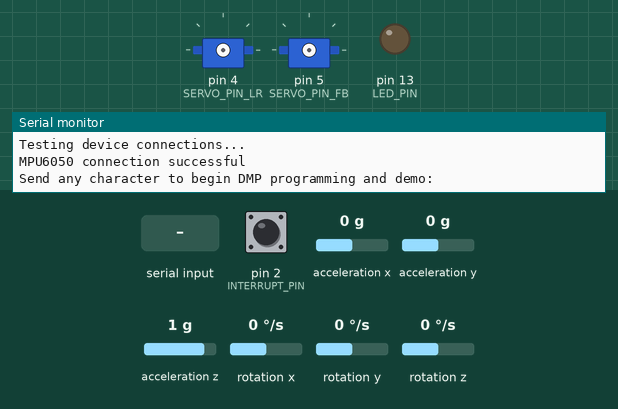
Recording of a sketch running on a simulated Arduino Uno, built with avr-gcc and run on an emulated ATmega328P. On the bench: 2 × servo, output pins drawn as LEDs (lit = HIGH), the last lines printed to the serial monitor. Dashed ring = blinking. Inputs (shaded band) come from the test bench; at power-on: acceleration x 0 g, acceleration y 0 g, acceleration z 1 g, pin 2 (INTERRUPT_PIN) LOW, rotation x 0 °/s, rotation y 0 °/s, rotation z 0 °/s. The sensor or clock chip raises its interrupt line as the real part does.

Above: at 0.9 s.
1.0 s: "1\n" received over Serial
At 1.6 s:
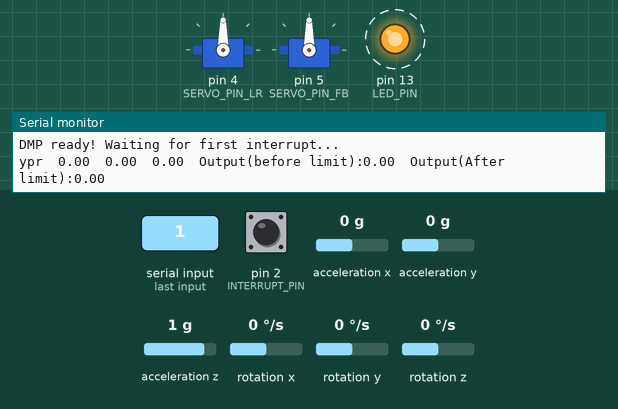
4.0 s: acceleration x set to -1.4 g
At 4.28 s:
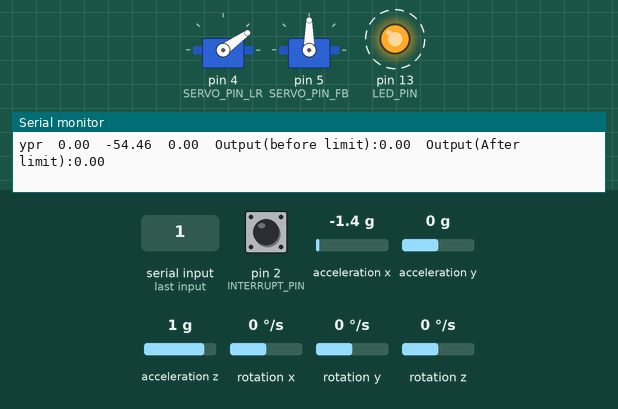
7.0 s: acceleration y set to -1.4 g
At 7.17 s:
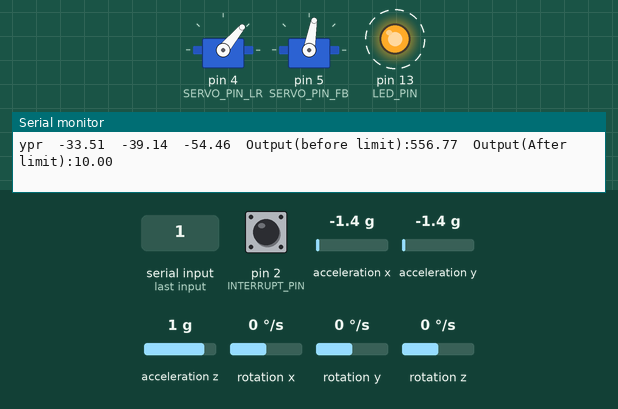
10.0 s: acceleration x set to -0.8 g
At 10.3 s:
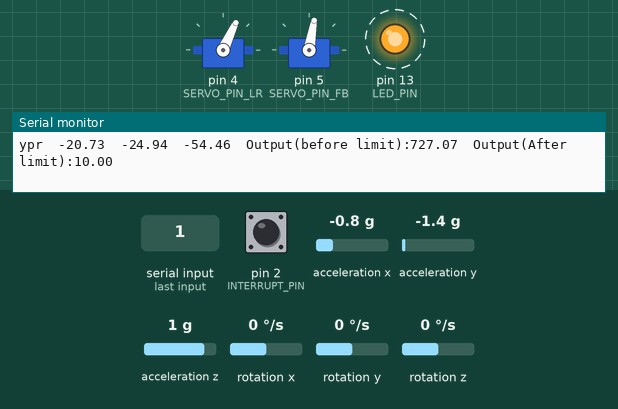
13.0 s: acceleration y set to 0.8 g
At 13.2 s:
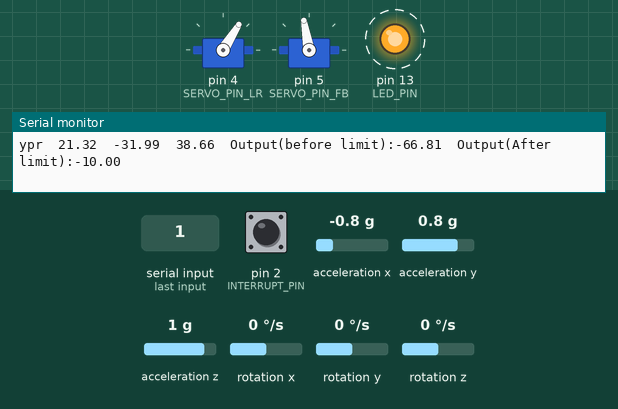
16.0 s: acceleration z set to -1.4 g
At 16.33 s:
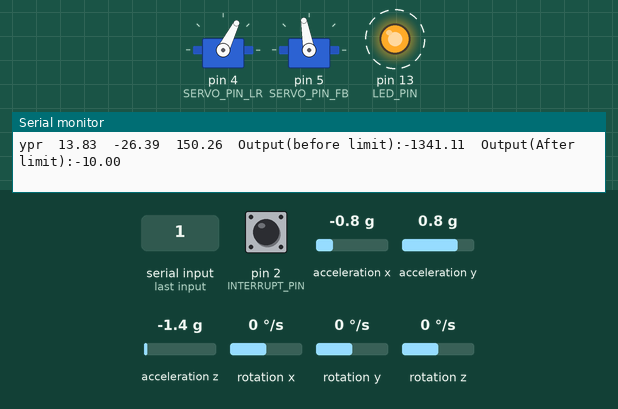
Timing chart, 0 to 20.0 s (numbered marks = the images above; inputs shaded):
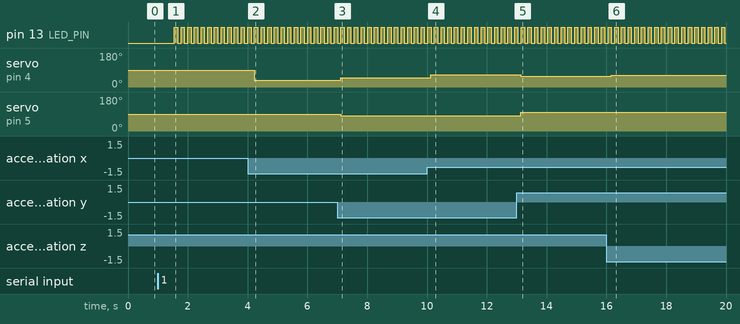

Measured:
- after the input at 1.0 s, pin 13 (LED_PIN): alternates HIGH for 0.11 s and LOW for 0.11 s, starting after 0.54 s
- after the input at 4.0 s, servo on pin 4 (SERVO_PIN_LR): 90° → 35° after 0.22 s
- after the input at 7.0 s, servo on pin 4 (SERVO_PIN_LR): 35° → 50° after 0.11 s; servo on pin 5 (SERVO_PIN_FB): 90° → 80° after 0.11 s
- after the input at 10.0 s, servo on pin 4 (SERVO_PIN_LR): 50° → 65° after 0.13 s
- after the input at 13.0 s, servo on pin 4 (SERVO_PIN_LR): 65° → 58° after 0.14 s; servo on pin 5 (SERVO_PIN_FB): 80° → 100° after 0.14 s
- after the input at 16.0 s, servo on pin 4 (SERVO_PIN_LR): 58° → 63° after 0.16 s

The sketch:

Accelerometer_Gyroscope_Implementation_MK_3.ino.ino
```cpp
/*----------------------------------------
 * Accelerometer_Gyroscope_Implementation_Mk_3.ino
 * Thrust Vectoring Rocket Project
 * by Tom De Vries
 * Version 1 (07/22/2020) Arduino 1.8.12
 *      Combined accelerometer code with (Servo_diamond_move.ino) to make the test stand adjust angle depending on the angle of the MPU6050 accelerometer
 *      The Stand follows the movement of the accelerometer
 *      https://howtomechatronics.com/tutorials/arduino/arduino-and-mpu6050-accelerometer-and-gyroscope-tutorial/
 *
 * Version 2 (07/23/2020) Arduino 1.8.12
 *      Implemented PID Controller raw code to make the stand attempt to correct the rockets movement back to center assuming the MPU6050 is attached to the rocket
 *      The Stand follows the movement of the accelerometer
 *      https://www.teachmemicro.com/arduino-pid-control-tutorial/
 *      https://playground.arduino.cc/Code/PIDLibrary/
 *
 * Version 3 (07/30/2020) Arduino 1.8.12
 *      Changed the code talking to the MPU 6050 to use I2C dev kit to talk to the onboard computer to do some calculations to stabalise the angle data coming form the chip
 *      Added the interupt wire onto the breadboard to support the I2C communication
 *      Used the second method of talking with the chip that involves the I2C dev library, This is Detailed on the (how to mechatronics link)
 *      https://howtomechatronics.com/tutorials/arduino/arduino-and-mpu6050-accelerometer-and-gyroscope-tutorial/
 * ---------------------------------------
 */


// ================================================================================================================================================================================================================================================================
// ===                     SERVO SETUP                            ===
// ================================================================================================================================================================================================================================================================

//library imports
#include <Wire.h>
#include <Servo.h>

#define SERVO_PIN_LR 4
#define SERVO_PIN_FB 5

Servo servo_LR;
Servo servo_FB;


//Angles
float roll, pitch, yaw;

//PID
unsigned long currentTime, previousTime;
double elapsedTime;
double error;
double lastError;
double input, output, setPoint;
double cumError, rateError;
//---------------------------------------------------------------------------------------
//                                    Constants
//---------------------------------------------------------------------------------------

//PID constants
double kp = 10;
double ki = .001;
double kd = 1;

//double kp = 10;
//double ki = .1;
//double kd = .000001;


// ================================================================================================================================================================================================================================================================
// ===                     I2C DEV                            ===
// ================================================================================================================================================================================================================================================================


// I2Cdev and MPU6050 must be installed as libraries, or else the .cpp/.h files
// for both classes must be in the include path of your project
#include "I2Cdev.h"

#include "MPU6050_6Axis_MotionApps20.h"
//#include "MPU6050.h" // not necessary if using MotionApps include file

// Arduino Wire library is required if I2Cdev I2CDEV_ARDUINO_WIRE implementation
// is used in I2Cdev.h
#if I2CDEV_IMPLEMENTATION == I2CDEV_ARDUINO_WIRE
    #include "Wire.h"
#endif

// class default I2C address is 0x68
// specific I2C addresses may be passed as a parameter here
// AD0 low = 0x68 (default for SparkFun breakout and InvenSense evaluation board)
// AD0 high = 0x69
MPU6050 mpu;
//MPU6050 mpu(0x69); // <-- use for AD0 high


// uncomment "OUTPUT_READABLE_YAWPITCHROLL" if you want to see the yaw/
// pitch/roll angles (in degrees) calculated from the quaternions coming
// from the FIFO. Note this also requires gravity vector calculations.
// Also note that yaw/pitch/roll angles suffer from gimbal lock (for
// more info, see: http://en.wikipedia.org/wiki/Gimbal_lock)
#define OUTPUT_READABLE_YAWPITCHROLL


#define INTERRUPT_PIN 2  // use pin 2 on Arduino Uno & most boards
#define LED_PIN 13 // (Arduino is 13, Teensy is 11, Teensy++ is 6)
bool blinkState = false;

// MPU control/status vars
bool dmpReady = false;  // set true if DMP init was successful
uint8_t mpuIntStatus;   // holds actual interrupt status byte from MPU
uint8_t devStatus;      // return status after each device operation (0 = success, !0 = error)
uint16_t packetSize;    // expected DMP packet size (default is 42 bytes)
uint16_t fifoCount;     // count of all bytes currently in FIFO
uint8_t fifoBuffer[64]; // FIFO storage buffer

// orientation/motion vars
Quaternion q;           // [w, x, y, z]         quaternion container
VectorInt16 aa;         // [x, y, z]            accel sensor measurements
VectorInt16 aaReal;     // [x, y, z]            gravity-free accel sensor measurements
VectorInt16 aaWorld;    // [x, y, z]            world-frame accel sensor measurements
VectorFloat gravity;    // [x, y, z]            gravity vector
float euler[3];         // [psi, theta, phi]    Euler angle container
float ypr[3];           // [yaw, pitch, roll]   yaw/pitch/roll container and gravity vector

// packet structure for InvenSense teapot demo
uint8_t teapotPacket[14] = { '$', 0x02, 0,0, 0,0, 0,0, 0,0, 0x00, 0x00, '\r', '\n' };


// ================================================================
// ===               INTERRUPT DETECTION ROUTINE                ===
// ================================================================

volatile bool mpuInterrupt = false;     // indicates whether MPU interrupt pin has gone high
void dmpDataReady() {
    mpuInterrupt = true;
}


void setup()
{
// ================================================================
// ===                 INITIAL MPU 6050 SETUP                   ===
// ================================================================

    // join I2C bus (I2Cdev library doesn't do this automatically)
    #if I2CDEV_IMPLEMENTATION == I2CDEV_ARDUINO_WIRE
        Wire.begin();
        Wire.setClock(400000); // 400kHz I2C clock. Comment this line if having compilation difficulties
    #elif I2CDEV_IMPLEMENTATION == I2CDEV_BUILTIN_FASTWIRE
        Fastwire::setup(400, true);
    #endif

    // initialize serial communication
    // (115200 chosen because it is required for Teapot Demo output, but it's
    // really up to you depending on your project)
    Serial.begin(19200);
    while (!Serial); // wait for Leonardo enumeration, others continue immediately

    // NOTE: 8MHz or slower host processors, like the Teensy @ 3.3V or Arduino
    // Pro Mini running at 3.3V, cannot handle this baud rate reliably due to
    // the baud timing being too misaligned with processor ticks. You must use
    // 38400 or slower in these cases, or use some kind of external separate
    // crystal solution for the UART timer.

    // initialize device
    Serial.println(F("Initializing I2C devices..."));
    mpu.initialize();
    pinMode(INTERRUPT_PIN, INPUT);

    // verify connection
    Serial.println(F("Testing device connections..."));
    Serial.println(mpu.testConnection() ? F("MPU6050 connection successful") : F("MPU6050 connection failed"));

    // wait for ready
    Serial.println(F("\nSend any character to begin DMP programming and demo: "));
    while (Serial.available() && Serial.read()); // empty buffer
    while (!Serial.available());                 // wait for data
    while (Serial.available() && Serial.read()); // empty buffer again

    // load and configure the DMP
    Serial.println(F("Initializing DMP..."));
    devStatus = mpu.dmpInitialize();

    // supply your own gyro offsets here, scaled for min sensitivity
    mpu.setXGyroOffset(220);
    mpu.setYGyroOffset(76);
    mpu.setZGyroOffset(-85);
    mpu.setZAccelOffset(1788); // 1688 factory default for my test chip

    // make sure it worked (returns 0 if so)
    if (devStatus == 0) {
        // Calibration Time: generate offsets and calibrate our MPU6050
        mpu.CalibrateAccel(6);
        mpu.CalibrateGyro(6);
        mpu.PrintActiveOffsets();
        // turn on the DMP, now that it's ready
        Serial.println(F("Enabling DMP..."));
        mpu.setDMPEnabled(true);

        // enable Arduino interrupt detection
        Serial.print(F("Enabling interrupt detection (Arduino external interrupt "));
        Serial.print(digitalPinToInterrupt(INTERRUPT_PIN));
        Serial.println(F(")..."));
        attachInterrupt(digitalPinToInterrupt(INTERRUPT_PIN), dmpDataReady, RISING);
        mpuIntStatus = mpu.getIntStatus();

        // set our DMP Ready flag so the main loop() function knows it's okay to use it
        Serial.println(F("DMP ready! Waiting for first interrupt..."));
        dmpReady = true;

        // get expected DMP packet size for later comparison
        packetSize = mpu.dmpGetFIFOPacketSize();
    } else {
        // ERROR!
        // 1 = initial memory load failed
        // 2 = DMP configuration updates failed
        // (if it's going to break, usually the code will be 1)
        Serial.print(F("DMP Initialization failed (code "));
        Serial.print(devStatus);
        Serial.println(F(")"));
    }

    // configure LED for output
    pinMode(LED_PIN, OUTPUT);
// ================================================================
// ===                       OTHER SETUP                        ===
// ================================================================


  //Attach servo to pins
  servo_LR.attach(SERVO_PIN_LR);
  servo_FB.attach(SERVO_PIN_FB);


  //Set point for the PID  Controller
  setPoint = 0;                          //set point at zero degrees


}


// ================================================================
// ===                    MAIN PROGRAM LOOP                     ===
// ================================================================

void loop() {
    // if programming failed, don't try to do anything
    if (!dmpReady) return;
    // read a packet from FIFO
    if (mpu.dmpGetCurrentFIFOPacket(fifoBuffer))
    { // Get the Latest packet

        #ifdef OUTPUT_READABLE_YAWPITCHROLL
            // display Euler angles in degrees
            mpu.dmpGetQuaternion(&q, fifoBuffer);
            mpu.dmpGetGravity(&gravity, &q);
            mpu.dmpGetYawPitchRoll(ypr, &q, &gravity);
            Serial.print("ypr\t");
            Serial.print(ypr[0] * 180/M_PI);
            yaw = ypr[0] * 180/M_PI;
            Serial.print("\t");
            Serial.print(ypr[1] * 180/M_PI);
            pitch = ypr[1] * 180/M_PI;
            Serial.print("\t");
            Serial.print(ypr[2] * 180/M_PI);
            roll = ypr[2] * 180/M_PI;
        #endif

        // blink LED to indicate activity
        blinkState = !blinkState;
        digitalWrite(LED_PIN, blinkState);
    }


    input = roll;                //read from rotary encoder connected to A0
    output = computePID(input);

    Serial.print("\tOutput(before limit):");
    Serial.print(output);
    //analogWrite(3, output);                //control the motor based on PID value
    //Serial.print(output);
    //servo_FB.write(output);
    if(output >= 10)
    {
      output = 10;
    }
    else if(output <= -10)
    {
      output = -10;
    }
    delay(100);
    Serial.print("\tOutput(After limit):");
    Serial.println(output);
    servo_LR.write(90 + pitch);
    servo_FB.write(90 - output);

    //delay(100);


}

//---------------------------------------------------------------------------------------
//                                    PID Controller
//---------------------------------------------------------------------------------------
double computePID(double inp)
{
  currentTime = millis();                                    //get current time
  elapsedTime = (double)(currentTime - previousTime);        //compute time elapsed from previous computation

  error = setPoint - inp;                                    // determine error
  cumError += error * elapsedTime;                           // compute integral
  rateError = (error - lastError)/elapsedTime;               // compute derivative

  double out = kp*error + ki*cumError + kd*rateError;        //PID output

  lastError = error;                                         //remember current error
  previousTime = currentTime;                                //remember current time

  return out;                                                //have function return the PID output
}


/* ============================================
I2Cdev device library code is placed under the MIT license
Copyright (c) 2012 Jeff Rowberg

Permission is hereby granted, free of charge, to any person obtaining a copy
of this software and associated documentation files (the "Software"), to deal
in the Software without restriction, including without limitation the rights
to use, copy, modify, merge, publish, distribute, sublicense, and/or sell
copies of the Software, and to permit persons to whom the Software is
furnished to do so, subject to the following conditions:

The above copyright notice and this permission notice shall be included in
all copies or substantial portions of the Software.

THE SOFTWARE IS PROVIDED "AS IS", WITHOUT WARRANTY OF ANY KIND, EXPRESS OR
IMPLIED, INCLUDING BUT NOT LIMITED TO THE WARRANTIES OF MERCHANTABILITY,
FITNESS FOR A PARTICULAR PURPOSE AND NONINFRINGEMENT. IN NO EVENT SHALL THE
AUTHORS OR COPYRIGHT HOLDERS BE LIABLE FOR ANY CLAIM, DAMAGES OR OTHER
LIABILITY, WHETHER IN AN ACTION OF CONTRACT, TORT OR OTHERWISE, ARISING FROM,
OUT OF OR IN CONNECTION WITH THE SOFTWARE OR THE USE OR OTHER DEALINGS IN
THE SOFTWARE.
===============================================
*/
```
